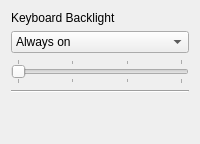
      <widget class="QWidget" name="keyboardTab">
       <attribute name="title">
        <string>Keyboard</string>
       </attribute>
       <layout class="QVBoxLayout" name="verticalLayout_4">
        <item>
         <widget class="QLabel" name="keyboardBacklightLabel">
          <property name="text">
           <string>Keyboard Backlight</string>
          </property>
         </widget>
        </item>
        <item>
         <widget class="QComboBox" name="keyboardBacklightModeComboBox">
          <item>
           <property name="text">
            <string>Always on</string>
           </property>
          </item>
          <item>
           <property name="text">
            <string>Auto turn off in 10 sec</string>
           </property>
          </item>
         </widget>
        </item>
        <item>
         <widget class="QSlider" name="keyboardBrightnessSlider">
          <property name="sizePolicy">
           <sizepolicy hsizetype="Preferred" vsizetype="Fixed">
            <horstretch>0</horstretch>
            <verstretch>0</verstretch>
           </sizepolicy>
          </property>
          <property name="maximum">
           <number>3</number>
          </property>
          <property name="pageStep">
           <number>1</number>
          </property>
          <property name="orientation">
           <enum>Qt::Orientation::Horizontal</enum>
          </property>
          <property name="tickPosition">
           <enum>QSlider::TickPosition::TicksBothSides</enum>
          </property>
          <property name="tickInterval">
           <number>1</number>
          </property>
         </widget>
        </item>
        <item>
         <widget class="Line" name="line_2">
          <property name="orientation">
           <enum>Qt::Orientation::Horizontal</enum>
          </property>
         </widget>
        </item>
        <item>
         <spacer name="verticalSpacer">
          <property name="orientation">
           <enum>Qt::Orientation::Vertical</enum>
          </property>
          <property name="sizeHint" stdset="0">
           <size>
            <width>20</width>
            <height>40</height>
           </size>
          </property>
         </spacer>
        </item>
       </layout>
      </widget>
